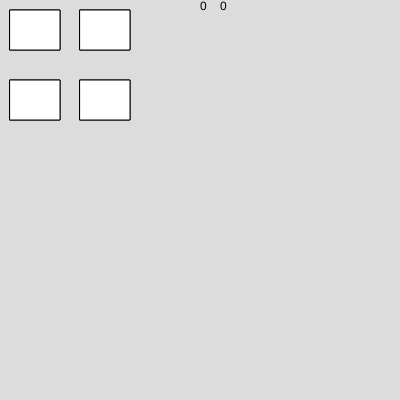
Frame 1 (no input)
Frame 60 (no input): identical to frame 1, image omitted
Frame 120 (the mouse pressed at the canvas centre since frame 60): identical to frame 1, image omitted

The p5.js sketch that drew this single still picture (run headless with seeded random() and noise() and a simulated clock; from frame 60 on, the mouse is pressed at the canvas centre):

// p5.js sketch
// ── sketch.js
let vraagcount = 0;
let score = 0;
let muis = 0;

function setup() {
  createCanvas(400, 400);
}

function teken(x, y, lengte, breedte) {
  if (mouseX >= x && mouseX <= x + lengte
    && mouseY >= y && mouseY <= y + breedte
  ) {
    fill(200)
  } else {
    fill(255)
  }

  rect(x, y, lengte, breedte)
}

function doorklikkenGoed(x,y,lengte,breedte){
if (mouseX >= x && mouseX <= x + lengte
  && mouseY >= y && mouseY <= y + breedte && mouseClicked && mouseButton === LEFT){
vraagcount++
score += 10
}
rect(x,y,lengte,breedte)
}

function doorklikkenfout(x,y,lengte,breedte){
if (mouseX >= x && mouseX <= x + lengte
  && mouseY >= y && mouseY <= y + breedte && mouseClicked && mouseButton === LEFT){
vraagcount++
}
rect(x,y,lengte,breedte)
}
function mousePressed(){
  
}

function draw() {
  background(220);
 teken(10,10,50,40)
 doorklikkenGoed(10,10,50,40)
 teken(10,80,50,40)
 doorklikkenfout(10,80,50,40)
 teken(80,10,50,40)
 doorklikkenfout(80,10,50,40)
 teken(80,80,50,40)
doorklikkenfout(80,80,50,40)


 fill(0)
 text(vraagcount,200,10)
 text(score,220,10)
}
